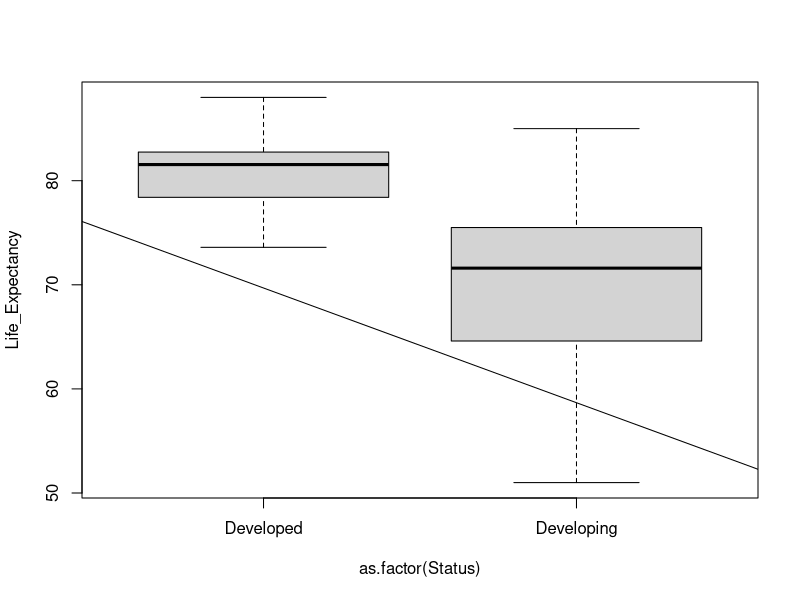
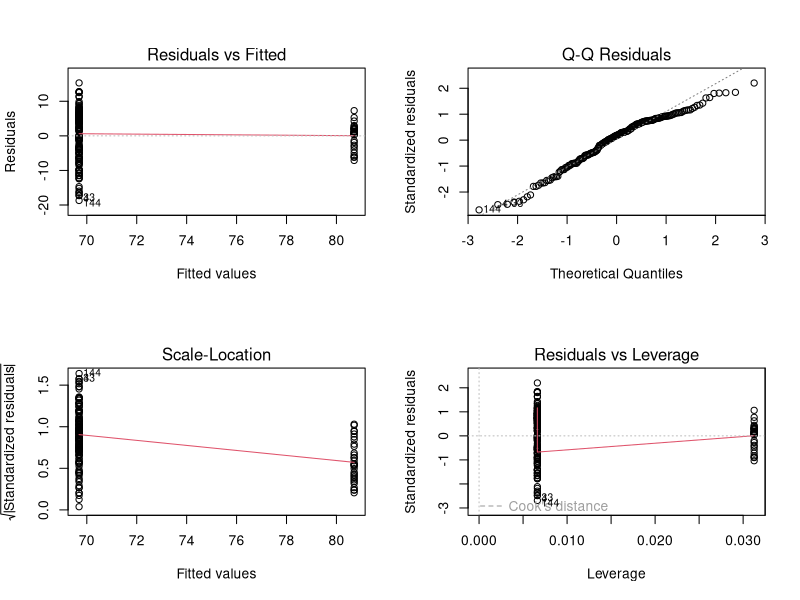
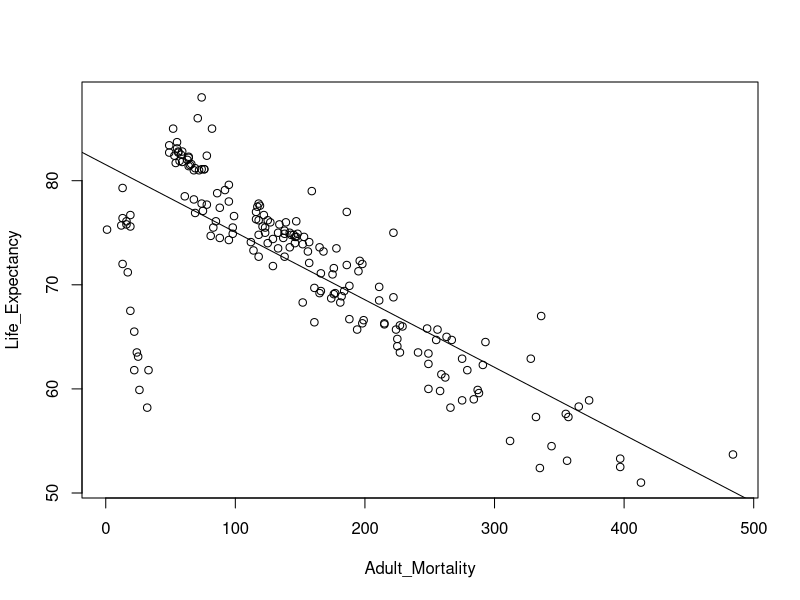
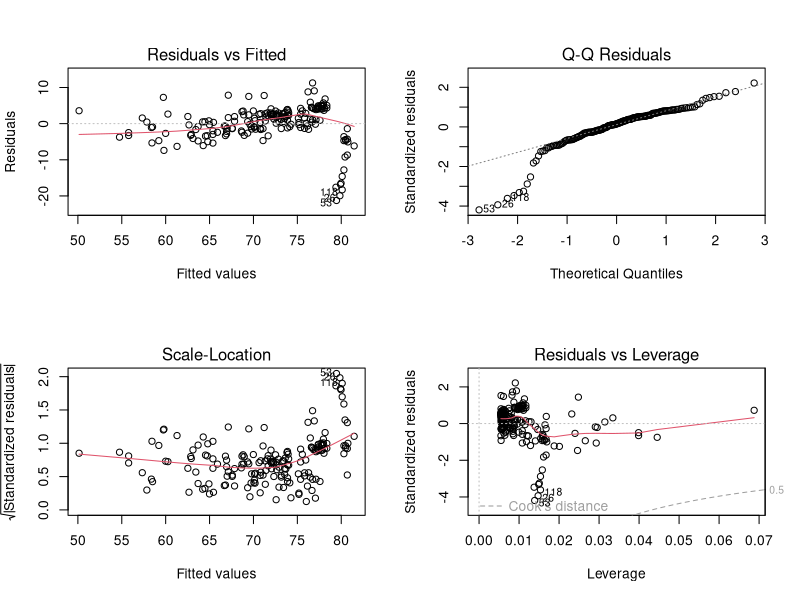
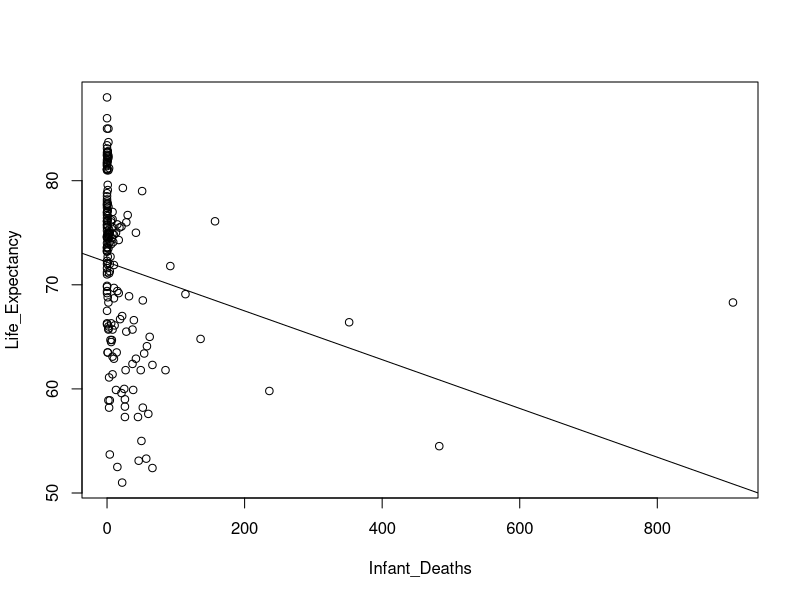
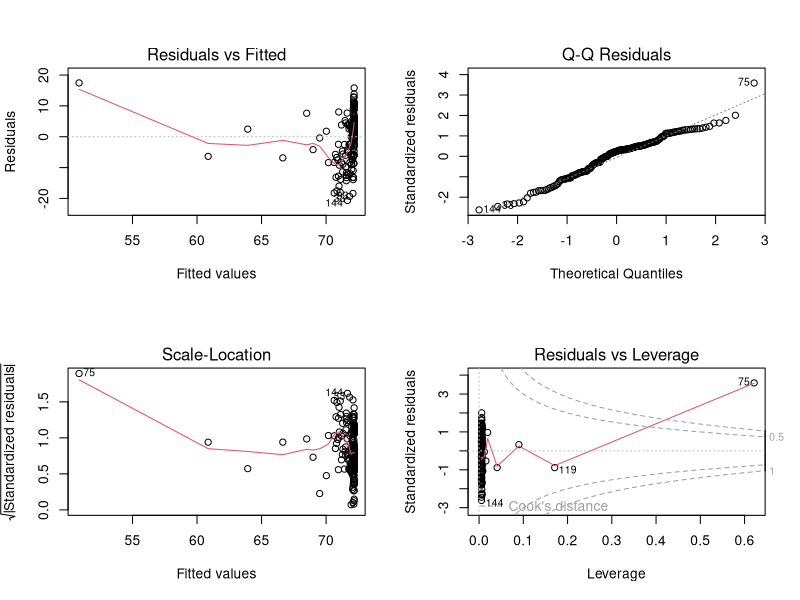
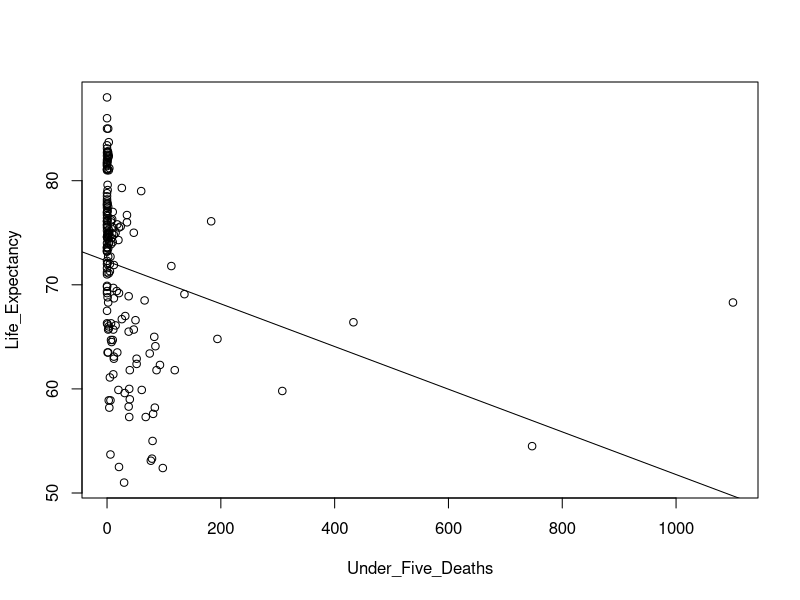
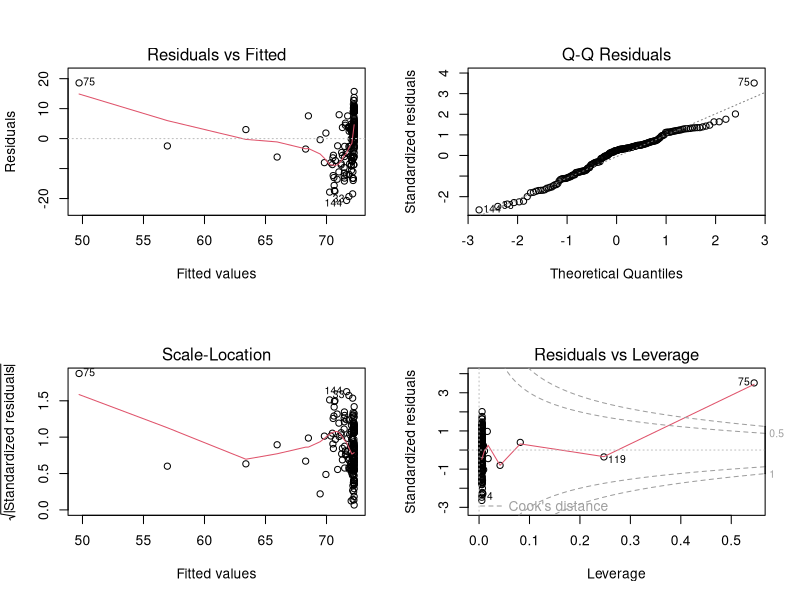

Reproduce these figures in R, in order.
Life <- read.csv("2015 Life Expectancy Data.csv", header = TRUE, sep = ",")
attach(Life)
New_Life_Expectancy <- Life_Expectancy[-c(63,119,76,149,84)]
New_Population <- Population[-c(63,119,76,149,84)]

###Individual Plots#
#Status####
lm.Status <- lm(Life_Expectancy ~ as.factor(Status))
par(mfrow=c(1,1))
plot(Life_Expectancy ~ as.factor(Status))
abline(lm.Status)
par(mfrow = c(2,2))
plot(lm.Status)

#Adult.Mortality####
lm.Adult_Mortality <- lm(Life_Expectancy ~ Adult_Mortality)
par(mfrow=c(1,1))
plot(Life_Expectancy ~ Adult_Mortality)
abline(lm.Adult_Mortality)
par(mfrow = c(2,2))
plot(lm.Adult_Mortality)

#infant.deaths########
lm.Infant_Deaths <- lm(Life_Expectancy ~ Infant_Deaths)
par(mfrow=c(1,1))
plot(Life_Expectancy ~ Infant_Deaths)
abline(lm.Infant_Deaths)
par(mfrow = c(2,2))
plot(lm.Infant_Deaths)

#under.five.deaths####
lm.Under_Five_Deaths <- lm(Life_Expectancy ~ Under_Five_Deaths)
par(mfrow=c(1,1))
plot(Life_Expectancy ~ Under_Five_Deaths)
abline(lm.Under_Five_Deaths)
par(mfrow = c(2,2))
plot(lm.Under_Five_Deaths)

#BMI####
lm.BMI <- lm(Life_Expectancy ~ BMI)
par(mfrow=c(1,1))
plot(Life_Expectancy ~ BMI)
abline(lm.BMI)
par(mfrow = c(2,2))
plot(lm.BMI)

#HIV_AIDS####
lm.HIV_AIDS <- lm(Life_Expectancy ~ HIV_AIDS)
par(mfrow = c(1,1))
plot(Life_Expectancy ~ HIV_AIDS)
abline(lm.HIV_AIDS)
par(mfrow = c(2,2))
plot(lm.HIV_AIDS)

lm.log.HIV_AIDS <- lm(Life_Expectancy ~ log(HIV_AIDS))
par(mfrow = c(1,1))
plot(Life_Expectancy ~ log(HIV_AIDS))
abline(lm.log.HIV_AIDS)
par(mfrow = c(2,2))
plot(lm.log.HIV_AIDS)

#Polio####
lm.Polio <- lm(Life_Expectancy ~ Polio)
par(mfrow=c(1,1))
plot(Life_Expectancy ~ Polio)
abline(lm.Polio)
par(mfrow = c(2,2))
plot(lm.Polio)

#Hepatitis.B####
lm.Hepatitis_B <- lm(Life_Expectancy ~ Hepatitis_B)
par(mfrow=c(1,1))
plot(Life_Expectancy ~ Hepatitis_B)
abline(lm.Hepatitis_B)
par(mfrow = c(2,2))
plot(lm.Hepatitis_B)


#Diphtheria####
lm.Diphtheria <- lm(Life_Expectancy ~ Diphtheria)
par(mfrow=c(1,1))
plot(Life_Expectancy ~ Diphtheria)
abline(lm.Diphtheria)
par(mfrow = c(2,2))
plot(lm.Diphtheria)

#GDP####
lm.GDP <- lm(Life_Expectancy ~ GDP)
par(mfrow = c(1,1))
plot(Life_Expectancy ~ GDP)
abline(lm.GDP)
par(mfrow = c(2,2))
plot(lm.GDP)

lm.log.GDP <- lm(Life_Expectancy ~ log(GDP))
par(mfrow = c(1,1))
plot(Life_Expectancy ~ log(GDP))
abline(lm.log.GDP)
par(mfrow = c(2,2))
plot(lm.log.GDP)

#Population#####
lm.Population <- lm(Life_Expectancy ~ Population)
par(mfrow=c(1,1))
plot(Life_Expectancy ~ Population)
abline(lm.Population)
par(mfrow = c(2,2))
plot(lm.Population)

lm.New_Population <- lm(New_Life_Expectancy ~ New_Population)
par(mfrow=c(1,1))
plot(New_Life_Expectancy ~ New_Population)
abline(lm.New_Population)
par(mfrow = c(2,2))
plot(lm.New_Population)


#Income.composition.of.resources####
lm.Income_Composition_of_Resources <- lm(Life_Expectancy ~ Income_Composition_of_Resources)
par(mfrow=c(1,1))
plot(Life_Expectancy ~ Income_Composition_of_Resources)
abline(lm.Income_Composition_of_Resources)
par(mfrow = c(2,2))
plot(lm.Income_Composition_of_Resources)

#Schooling####
lm.Schooling <- lm(Life_Expectancy ~ Schooling)
par(mfrow=c(1,1))
plot(Life_Expectancy ~ Schooling)
abline(lm.Schooling)
par(mfrow = c(2,2))
plot(lm.Schooling)

###Testing Hypotheses####
#What predicting variables are important?
Model.Full <- lm(Life_Expectancy ~ Adult_Mortality + log(HIV_AIDS) + Population + Infant_Deaths + Hepatitis_B + BMI + Under_Five_Deaths + Polio + Diphtheria + log(GDP)+ Schooling + as.factor(Status) + Income_Composition_of_Resources)
summary(Model.Full)
par(mfrow = c(2,2))
plot(Model.Full)

Model.Result <- lm(Life_Expectancy ~ Adult_Mortality + log(HIV_AIDS) + Income_Composition_of_Resources)
summary(Model.Result)
par(mfrow = c(2,2))
plot(Model.Result)
anova(Model.Result)


#Are certain disease immunisations better than others?
Model.Disease <- lm(Life_Expectancy ~ Hepatitis_B + Polio + Diphtheria)
summary(Model.Disease)
par(mfrow=c(2,2))
plot(Model.Disease)

#Is there a difference between infant mortality and 5year deaths?
Model.Child.Deaths <- lm(Life_Expectancy ~ Infant_Deaths + Under_Five_Deaths)
summary(Model.Child.Deaths)
par(mfrow=c(2,2))
plot(Model.Child.Deaths)